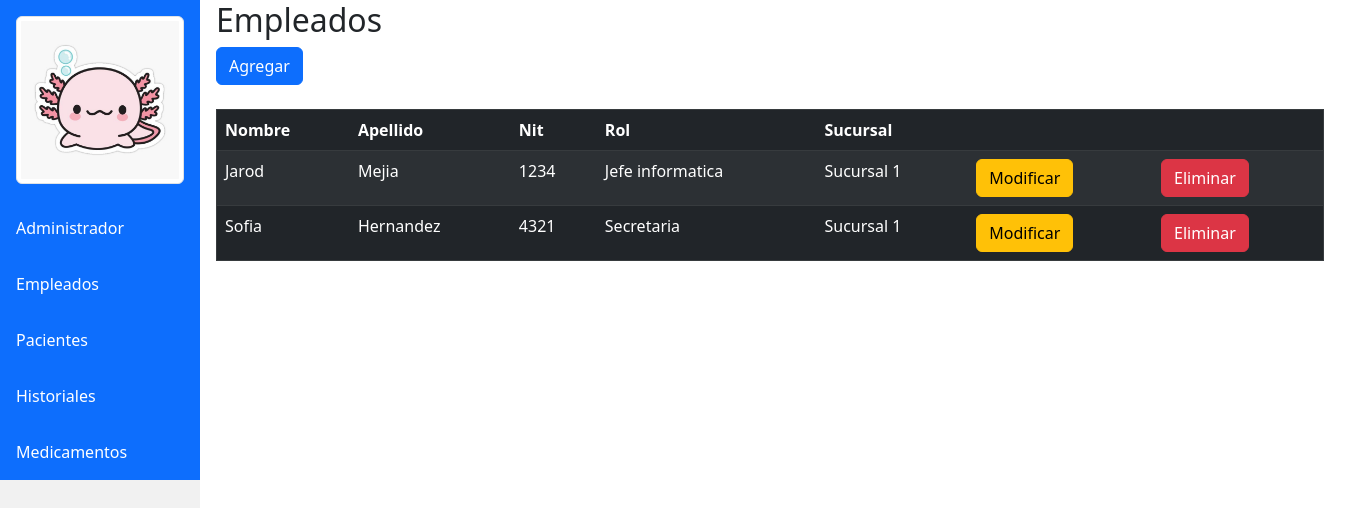
Screenshot of /index.php?c=empleados with the database file from the repository.
### tables this page shows
CREATE TABLE `empleados` (
  `id_empleado` int NOT NULL AUTO_INCREMENT,
  `nombre_empleado` varchar(45) DEFAULT NULL,
  `apellido_empleado` varchar(45) DEFAULT NULL,
  `nit` int DEFAULT NULL,
  `id_rol` int DEFAULT NULL,
  `id_sucursal` int DEFAULT NULL,
  PRIMARY KEY (`id_empleado`),
  KEY `fk_empleados_roles_idx` (`id_rol`),
  KEY `fk_empleados_sucursales_idx` (`id_sucursal`),
  CONSTRAINT `fk_empleados_roles` FOREIGN KEY (`id_rol`) REFERENCES `roles` (`id_rol`),
  CONSTRAINT `fk_empleados_sucursales` FOREIGN KEY (`id_sucursal`) REFERENCES `sucursales` (`id_sucursal`)
);

CREATE TABLE `roles` (
  `id_rol` int NOT NULL AUTO_INCREMENT,
  `nombre_rol` varchar(45) DEFAULT NULL,
  PRIMARY KEY (`id_rol`)
);

CREATE TABLE `sucursales` (
  `id_sucursal` int NOT NULL AUTO_INCREMENT,
  `nombre_sucursal` varchar(45) DEFAULT NULL,
  `direccion_sucursal` varchar(100) DEFAULT NULL,
  PRIMARY KEY (`id_sucursal`)
);

### controllers/Empleados.php (called while the page is built, shortened)
<?php
	class EmpleadosController {
		public function __construct(){
			require_once "models/EmpleadosModel.php";
		}
		public function index(){
			$empleados = new Empleados_model();
			$data["titulo"] = "Empleados";
			$data["empleados"] = $empleados->get_empleados();
			require_once "views/empleados/empleados.php";
		}
	}
?>

### config/database.php (called while the page is built)
<?php
	class Conectar {
		public static function conexion(){
			$conexion = new mysqli("localhost", "root", "abc123", "db_clinica");
			return $conexion;
		}
	}
?>

### models/EmpleadosModel.php (called while the page is built, shortened)
<?php
	class Empleados_model {
		private $db;
		private $empleados;
		public function __construct(){
			$this->db = Conectar::conexion();
			$this->empleados = array();
		}
		public function get_empleados()
		{
			$sql = "SELECT  e.id_empleado, e.nombre_empleado, e.apellido_empleado, e.nit, r.nombre_rol, r.id_rol, s.nombre_sucursal, s.id_sucursal FROM empleados AS e INNER JOIN roles AS r ON e.id_rol = r.id_rol INNER JOIN sucursales AS s ON e.id_sucursal = s. id_sucursal ORDER BY e.id_empleado;";
			$resultado = $this->db->query($sql);
			while($row = $resultado->fetch_assoc())
			{
				$this->empleados[] = $row;
			}
			return $this->empleados;
		}
	}
?>

### views/empleados/empleados.php (the view, shortened to what this page needs)
<?php
require_once "views/Inicio.php";
?>
<!DOCTYPE html>
<html lang="es">
	<head>
		<link href="https://cdn.jsdelivr.net/npm/bootstrap@5.2.2/dist/css/bootstrap.min.css" rel="stylesheet">
    </head>
	<body>
		<div class="container content">
			<h2><?php echo $data["titulo"]; ?></h2>
			<a href="index.php?c=empleados&a=nuevo" class="btn btn-primary">Agregar</a>
			<br />
			<br />
			<div class="table-responsive">
				<table border="1" width="80%" class="table table-dark table-hover table-striped">
					<thead>
						<tr>
							<th>Nombre</th>
							<th>Apellido</th>
							<th>Nit</th>
							<th>Rol</th>
							<th>Sucursal</th>
							<th></th>
							<th></th>
						</tr>
					</thead>
					<tbody>
						<?php
                            foreach($data["empleados"] as $dato) {
							echo "<tr>";
							echo "<td>".$dato["nombre_empleado"]."</td>";
							echo "<td>".$dato["apellido_empleado"]."</td>";
							echo "<td>".$dato["nit"]."</td>";
							echo "<td>".$dato["nombre_rol"]."</td>";
							echo "<td>".$dato["nombre_sucursal"]."</td>";
							echo "<td><a href='index.php?c=empleados&a=modificar&id=".$dato["id_empleado"]."' class='btn btn-warning'>Modificar</a></td>";
							echo "<td><a href='index.php?c=empleados&a=eliminar&id=".$dato["id_empleado"]."' class='btn btn-danger'>Eliminar</a></td>";
							echo "</tr>";
						}
						?>
					</tbody>
				</table>
			</div>
		</div>
	</body>
</html>

### views/Inicio.php (style rules this page uses)
body { margin: 0; font-family: "Lato", sans-serif; }
div.content { margin-left: 200px; padding: 1px 16px; height: 1000px; }

### rows the page displays
empleados: nombre_empleado "Jarod", apellido_empleado "Mejia", nit "1234", id_rol.nombre_rol "Jefe informatica", id_sucursal.nombre_sucursal "Sucursal 1"
empleados: nombre_empleado "Sofia", apellido_empleado "Hernandez", nit "4321", id_rol.nombre_rol "Secretaria", id_sucursal.nombre_sucursal "Sucursal 1"

### other values shown
$data["titulo"] "Empleados"
